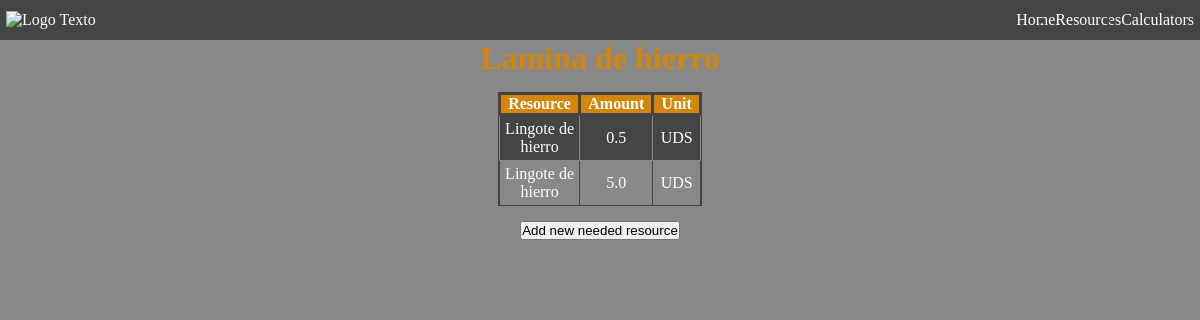
The page /recipes/2/ on the database as committed earlier.
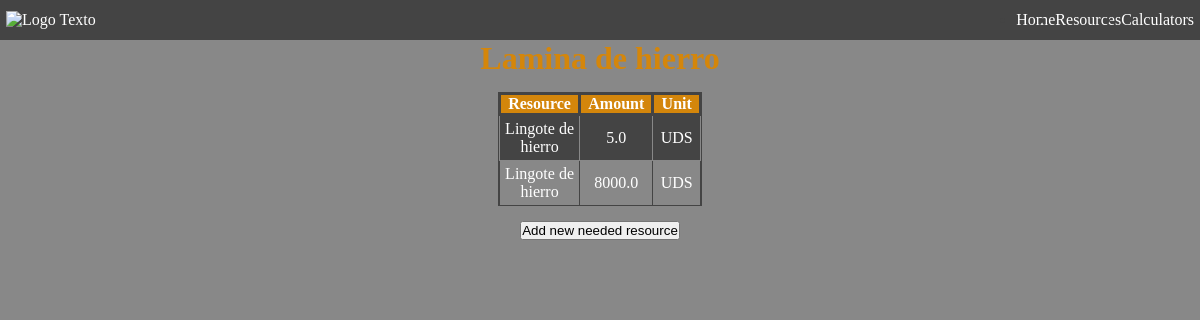
The same page on the database as committed later.
### apps/objects/models.py (models this page shows, shortened)
class Recipe(models.Model):
    id_craft_resource = models.ForeignKey(
        Resource, related_name="as_crafted_resource", on_delete=models.CASCADE
    )
    id_needed_resource = models.ForeignKey(
        Resource, related_name="as_needed_resource", on_delete=models.CASCADE
    )
    cuantity = models.FloatField()

class Resource(models.Model):
    class Messure(models.IntegerChoices):
        UDS = 0, _("Units")
        LTR = 1, _("Liters")
    name = models.CharField(max_length=50, unique=True)
    img = models.ImageField(upload_to="resources")
    messure = models.IntegerField(default=Messure.UDS, choices=Messure.choices)

### apps/objects/views.py (the view)
# urls.py: path("recipes/<int:pk>/", views.RecipeView.as_view(), name="recipe"),
class RecipeView(View):
    def get(self, request, pk):
        resource = Resource.objects.get(id=pk)
        recipes = resource.as_crafted_resource.all()
        context = {
            "resource": resource,
            "recipes": recipes,
            "messure": resource.Messure._member_names_,
        }
        return render(request, "apps/objects/recipes.html", context)

### templates/apps/objects/recipes.html (shortened to what this page needs)
{% extends "base.html" %}
{% load static %}
{% block styles %}
<link rel="stylesheet" href="{% static "styles/objects/recipesList.css" %}">
{% endblock styles %}
{% block content %}
<h1>{{resource.name}}</h1>
<table>
    <thead>
        <th>Resource</th>
        <th>Amount</th>
        <th>Unit</th>
    </thead>
    <tbody>
        {% for recipe in recipes %}
        <tr data-id="{{recipe.id}}">
            <td>
                <a href="{% url "objects:details" recipe.id_needed_resource.id %}">
                    {{recipe.id_needed_resource.name}}
                </a>
            </td>
                <td>{{recipe.cuantity}}</td>
                {% if recipe.id_needed_resource.messure == 0 %}
                <td>{{messure.0}}</td>
                {% else %}
                <td>{{messure.1}}</td>
                {% endif %}
            </tr>
            {% endfor %}
    </tbody>
</table>
<a href="{% url "objects:recipes:create" resource.id%}"><button>Add new needed resource</button></a>
{% endblock content %}

Rows that differ between the two databases and show on the page:
removed Recipe: id_needed_resource.name "Lingote de hierro", cuantity "0.5", messure "UDS"
added Recipe: id_needed_resource.name "Lingote de hierro", cuantity "8000.0", messure "UDS"
